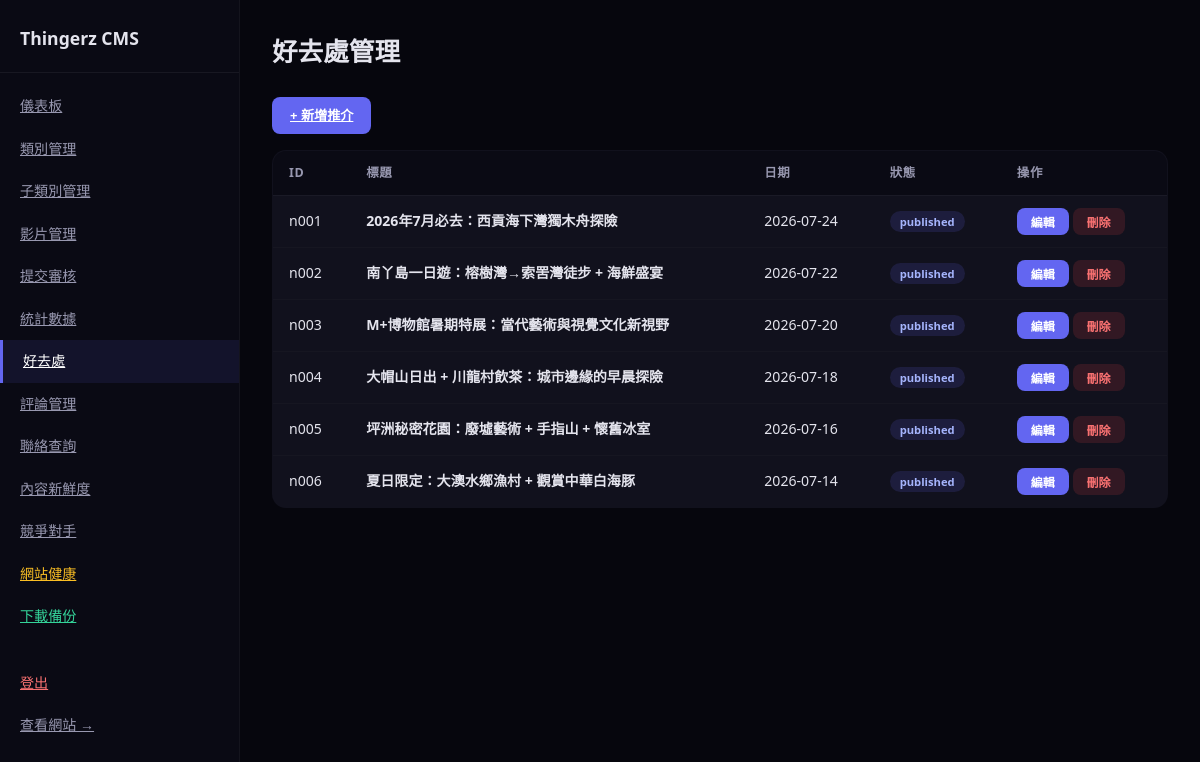
The page /admin/news (signed in) on the database its author committed.
### tables this page shows
CREATE TABLE news (
        id TEXT UNIQUE, title_zh TEXT, title_en TEXT, content_zh TEXT, content_en TEXT,
        summary_zh TEXT, summary_en TEXT, date TEXT, image_url TEXT, status TEXT);

### app.py (the view, shortened to what this page needs)
@app.route('/admin/news', methods=['GET', 'POST'])
@admin_required
def admin_news():
    return render_template('admin/news.html', news_items=read_csv('news.csv'))

### app.py (called while the page is built)
def get_db():
    db = sqlite3.connect(DB_PATH)
    db.row_factory = sqlite3.Row
    db.execute("PRAGMA journal_mode=WAL")
    return db

def read_table(table_name):
    db = get_db()
    rows = [dict(r) for r in db.execute(f"SELECT * FROM {table_name}").fetchall()]
    db.close()
    return rows

def read_csv(filename):
    return read_table(filename.replace('.csv', ''))

def get_categories(track=None, direction=None):
    cats = read_csv('categories.csv')
    if track:
        cats = [c for c in cats if c.get('track', '') == track]
    if direction:
        cats = [c for c in cats if c.get('direction', '') == direction]
    return cats

def admin_required(f):
    @wraps(f)
    def decorated(*args, **kwargs):
        if not session.get('admin_logged_in'):
            return redirect(url_for('admin_login'))
        return f(*args, **kwargs)
    return decorated

@app.context_processor
def inject_globals():
    return {
        'categories': get_categories(),
        'platform_config': PLATFORM_CONFIG,
        'directions': DIRECTIONS,
        'now': datetime.now()
    }

@app.after_request
def add_utf8_header(response):
    ct = response.headers.get('Content-Type', '')
    if ct and 'text/html' in ct:
        response.headers['Content-Type'] = 'text/html; charset=utf-8'
    return response

### templates/admin/news.html (shortened to what this page needs)
{% extends "admin/layout.html" %}
{% block admin_content %}
<h1>好去處管理</h1>
<div class="mb" style="display:flex;gap:12px;flex-wrap:wrap">
    <a href="#" onclick="document.getElementById('addForm').style.display='block';return false" class="btn btn-primary">+ 新增推介</a>
</div>
<table>
    <thead><tr><th>ID</th><th>標題</th><th>日期</th><th>狀態</th><th>操作</th></tr></thead>
    <tbody>
    {% for n in news_items %}
    <tr>
        <td>{{ n['id'] }}</td>
        <td><strong>{{ n['title_zh'] }}</strong></td>
        <td>{{ n.get('date','') }}</td>
        <td><span class="badge badge-{{ n.get('status','published') }}">{{ n.get('status','published') }}</span></td>
        <td>
            <button onclick="editNews('{{ n['id'] }}','{{ n['title_zh']|e }}','{{ n.get('title_en','')|e }}','{{ n.get('date','') }}','{{ n.get('image_url','')|e }}','{{ n.get('status','published') }}','{{ n.get('summary_zh','')|e }}','{{ n.get('content_zh','')|e }}')" class="btn btn-primary btn-sm">編輯</button>
            <form method="POST" action="{{ url_for('admin_news_delete', news_id=n['id']) }}" style="display:inline" onsubmit="return confirm('確定刪除？')"><button class="btn btn-danger btn-sm">刪除</button></form>
        </td>
    </tr>
    {% endfor %}
    </tbody>
</table>
{% endblock %}

### templates/admin/layout.html (style rules this page uses)
*,*::before,*::after { box-sizing:border-box;margin:0;padding:0 }
body { font-family:'Segoe UI','Microsoft JhengHei',sans-serif;background:#06060d;color:#e4e4ed;line-height:1.6 }
.main h1 { font-size:1.6rem;font-weight:800;margin-bottom:24px }
table { width:100%;border-collapse:collapse;background:#11111d;border-radius:14px;overflow:hidden;border:1px solid rgba(255,255,255,.04) }
th { text-align:left;padding:12px 16px;font-size:.78rem;color:#9898b0;text-transform:uppercase;letter-spacing:.05em;background:#0a0a14;border-bottom:1px solid rgba(255,255,255,.04) }
td { padding:12px 16px;font-size:.88rem;border-bottom:1px solid rgba(255,255,255,.02) }
.btn { padding:8px 18px;border-radius:8px;font-size:.82rem;font-weight:600;border:none;cursor:pointer;transition:all .2s;display:inline-flex;align-items:center;gap:6px }
.btn-primary { background:#6366f1;color:#fff }
.btn-danger { background:rgba(239,68,68,.15);color:#f87171 }
.btn-sm { padding:5px 14px;font-size:.75rem }
.badge { padding:3px 10px;border-radius:20px;font-size:.7rem;font-weight:600 }
.badge-published { background:rgba(99,102,241,.15);color:#a5b4fc }
.mb { margin-bottom:16px }
a { color:#818cf8 }

### rows shown on the page
news: id "n001", title_zh "2026年7月必去：西貢海下灣獨木舟探險", get "2026-07-24", get "published"
news: id "n002", title_zh "南丫島一日遊：榕樹灣→索罟灣徒步 + 海鮮盛宴", get "2026-07-22", get "published"
news: id "n003", title_zh "M+博物館暑期特展：當代藝術與視覺文化新視野", get "2026-07-20", get "published"
news: id "n004", title_zh "大帽山日出 + 川龍村飲茶：城市邊緣的早晨探險", get "2026-07-18", get "published"
news: id "n005", title_zh "坪洲秘密花園：廢墟藝術 + 手指山 + 懷舊冰室", get "2026-07-16", get "published"
news: id "n006", title_zh "夏日限定：大澳水鄉漁村 + 觀賞中華白海豚", get "2026-07-14", get "published"
